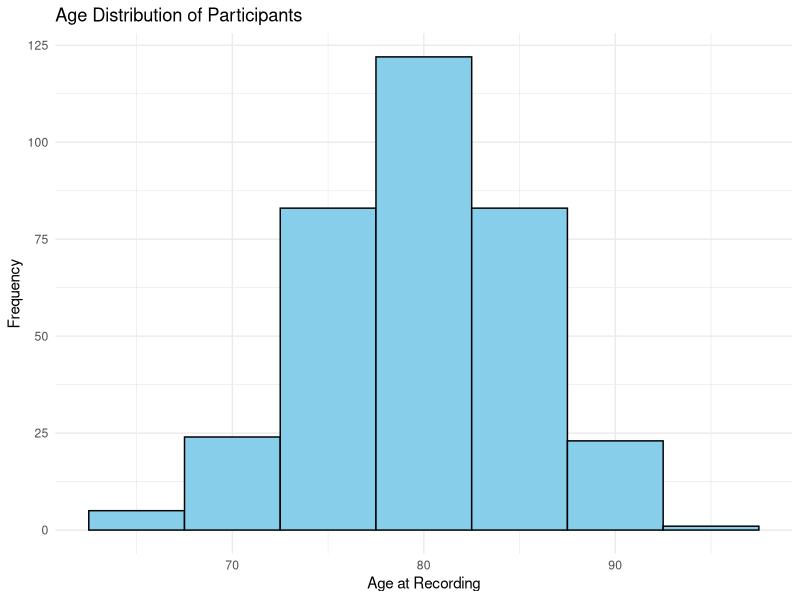

R code for this plot:
## ---- chunk 1
knitr::opts_chunk$set(echo = TRUE, warning = FALSE, message = FALSE)
## ---- chunk 2
library(tidyverse)

#load data
carehome_data <- read.csv("carehomedata_assessment2024.csv")
head(carehome_data)

demographic_summary <- carehome_data %>%
  select(participant_id, sex, age_at_recording, BMI, carehome_id) %>%
  summary()

# Print the summary table
print(demographic_summary)

# Generate a graph for Age Distribution
age_distribution <- ggplot(carehome_data, aes(x = age_at_recording)) +
  geom_histogram(binwidth = 5, fill = "skyblue", color = "black") +
  labs(title = "Age Distribution of Participants",
       x = "Age at Recording",
       y = "Frequency") +
  theme_minimal()

# Print the graph
print(age_distribution)

# Conduct a t-test to compare BMI between the two care homes if applicable
t_test_results <- t.test(BMI ~ carehome_id, data = carehome_data)

# Print t-test results
print(t_test_results)


